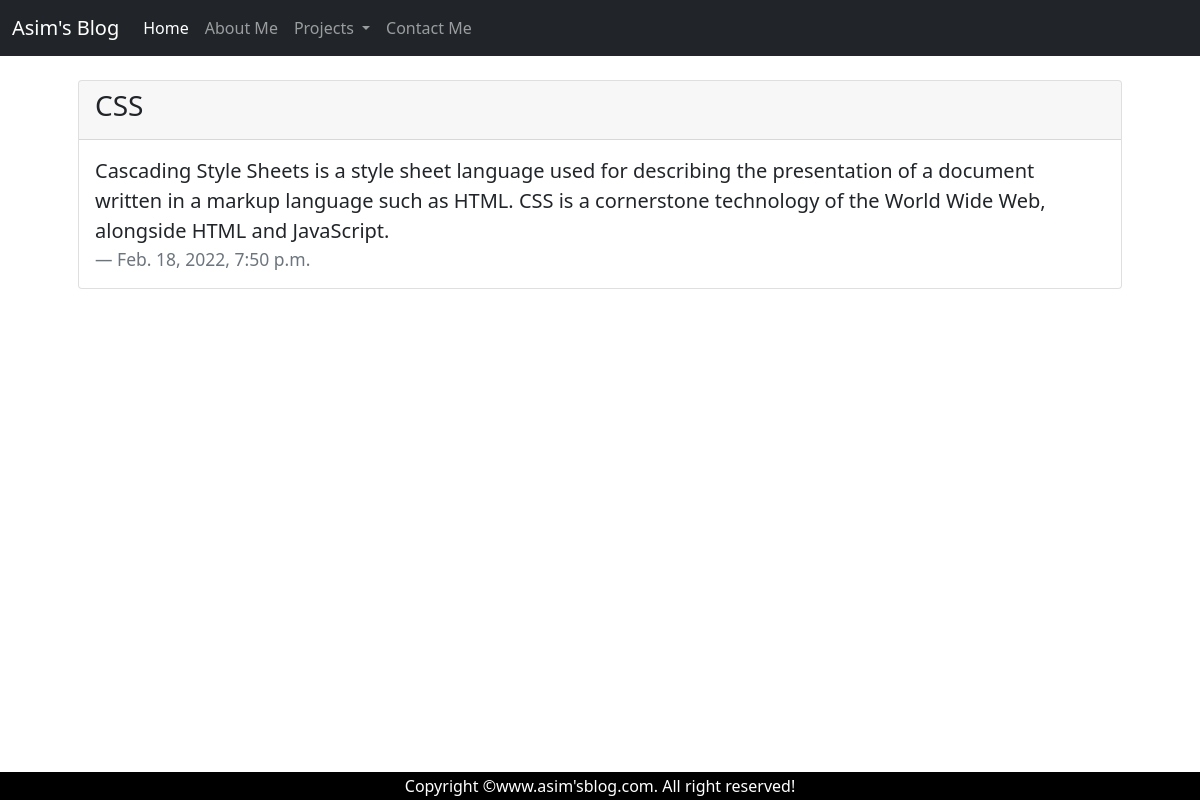
/post/11, run on the app's committed database.
### webon/models.py (models this page shows, shortened)
class Post(models.Model):
    img = models.ImageField(upload_to = 'pics')
    title = models.CharField(max_length=100)
    body = models.CharField(max_length=500)
    created_at = models.DateTimeField(default=datetime.now,blank=True)

### webon/views.py (the view)
# urls.py: path('post/<str:pk>', views.post, name = 'post')
def post(request,pk):
    posts = Post.objects.get(id = pk)
    return render(request,'post.html',{'posts':posts})

### templates/post.html (shortened to what this page needs)
{% extends 'base.html' %}
{% block body %}
    {% load static %}
<div class="container my-4 px-5">
    <div class="card">
        <div class="card-header">
       <h3> {{posts.title}}</h3>
        </div>
        <div class="card-body">
        <blockquote class="blockquote mb-0">
            <p>{{posts.body}}</p>
            <footer class="blockquote-footer">{{posts.created_at}}
        </blockquote>
        </div>
    </div>
</div>
<footer style="
  background: black;
  color: white;
  padding: 2px 20px;
  text-align: center;
  position: absolute;
  bottom: 0px;
  width: 100%;
">
  <div class="center" >
    Copyright &copy;www.asim'sblog.com. All right reserved!
  </div>
</footer>
{% endblock body %}

### templates/base.html (shortened to what this page needs)
<!doctype html>
<html lang="en">
<head>
  <link href="https://cdn.jsdelivr.net/npm/bootstrap@5.1.3/dist/css/bootstrap.min.css" rel="stylesheet"
>
</head>
<body>
  <nav class="navbar navbar-expand-lg navbar-dark bg-dark">
    <div class="container-fluid">
      <a class="navbar-brand" href="#">Asim's Blog</a>
      <div class="collapse navbar-collapse" id="navbarSupportedContent">
        <ul class="navbar-nav me-auto mb-2 mb-lg-0">
          <li class="nav-item">
            <a class="nav-link active" aria-current="page" href="/">Home</a>
          </li>
          <li class="nav-item">
            <a class="nav-link" href="/Aboutus">About Me</a>
          </li>
          <li class="nav-item dropdown">
            <a class="nav-link dropdown-toggle" href="/services" id="navbarDropdown" role="button"
              data-bs-toggle="dropdown" aria-expanded="false">
              Projects
            </a>
          <li class="nav-item">
            <a class="nav-link" href="/contact">Contact Me</a>
          </li>
          </li>
        </ul>
      </div>
    </div>
  </nav>
  {% block body %}{% endblock body %}
</body>
</html>

### data on the page
Post: title "CSS", body "Cascading Style Sheets is a style sheet language used for describing the presentation of a document written in a markup language such as HTML. CSS is a cornerstone technology of the World Wide Web, alongside HTML and JavaScript.", created_at "Feb. 18, 2022, 7:50 p.m."
